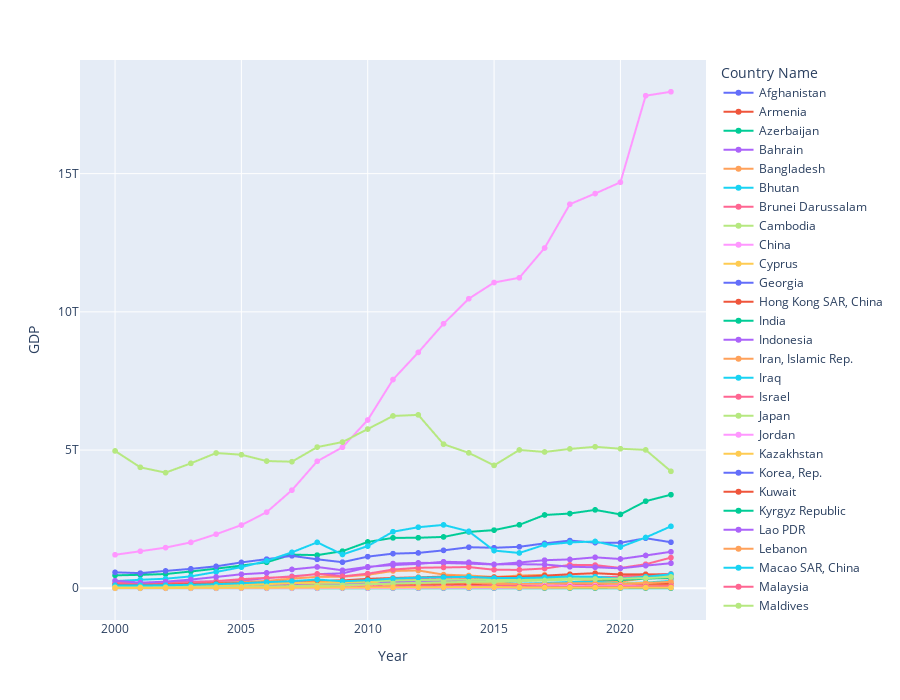

The code cell stored with this chart in its notebook:
### Code cell
countries_data = df[(df["Continent_Name"] == "Asia")&(df.GDP.isna()==False)]

px.line(countries_data , x = "Year", y = "GDP", color = "Country Name",height = 700,
        markers=True)
